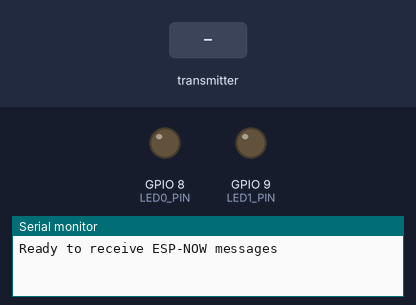
Simulated run of this sketch. Board: ESP32-S3. Parts: output pins drawn as LEDs (lit = HIGH), the last lines printed to the serial monitor. The inputs (shaded band) are chosen by the test bench.

Above: at 1.2 s.
1.3 s: the transmitter starts sending state = 1
At 2.5 s:
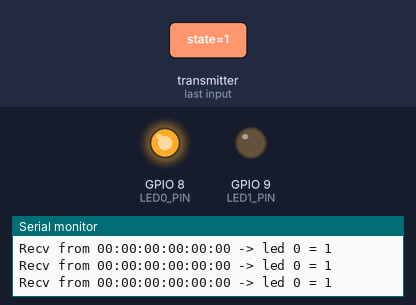
2.8 s: the transmitter starts sending ledIndex = 1
At 3.7 s:
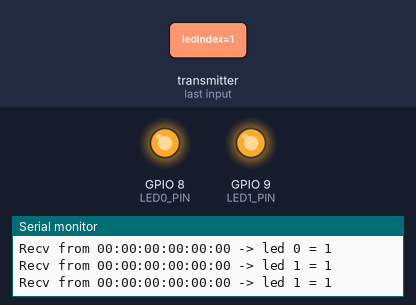
4.3 s: the transmitter starts sending state = 0
At 4.8 s:
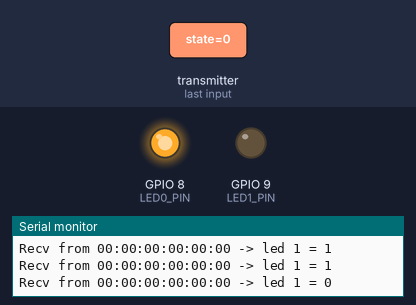
5.8 s: the transmitter starts sending ledIndex = 0
At 7.2 s:
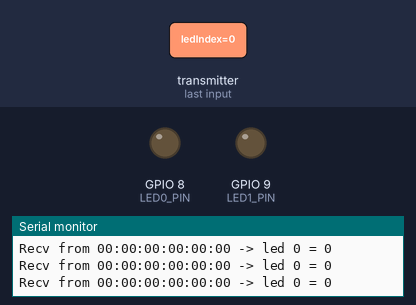
Timing chart, 0 to 8.3 s (numbered marks = the images above; inputs shaded):
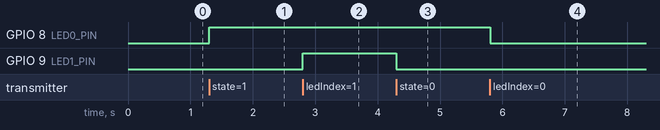

The sketch:

esp32_peer.ino
```cpp
#include <WiFi.h>
#include <esp_now.h>
#include <esp_wifi.h>

// --- CONFIG: set these to the pins for your C3 super mini LEDs ---
const int LED0_PIN = 8; // LED1
const int LED1_PIN = 9; // LED2
const int WIFI_CHANNEL = 1; // must match master

struct Msg {
  uint8_t ledIndex;
  uint8_t state;
};

void onRecv(const uint8_t * mac, const uint8_t *incomingData, int len) {
  if (len != sizeof(Msg)) return;
  Msg m;
  memcpy(&m, incomingData, sizeof(m));
  Serial.printf("Recv from %02X:%02X:%02X:%02X:%02X:%02X -> led %d = %d\n",
    mac[0],mac[1],mac[2],mac[3],mac[4],mac[5], m.ledIndex, m.state);
  int pin = (m.ledIndex == 0) ? LED0_PIN : LED1_PIN;
  digitalWrite(pin, m.state ? HIGH : LOW);
}

void setup() {
  Serial.begin(115200);
  pinMode(LED0_PIN, OUTPUT);
  pinMode(LED1_PIN, OUTPUT);

  WiFi.mode(WIFI_STA); // required for ESP-NOW receiver
  esp_wifi_set_channel(WIFI_CHANNEL, WIFI_SECOND_CHAN_NONE);

  if (esp_now_init() != ESP_OK) {
    Serial.println("ESP-NOW init failed");
    return;
  }
  esp_now_register_recv_cb(onRecv);

  Serial.println("Ready to receive ESP-NOW messages");
}

void loop() {
  // nothing here; responses handled in callback
}
```

Measured:
- after the input at 1.3 s, GPIO 8 (LED0_PIN): LOW → HIGH at once
- after the input at 2.8 s, GPIO 9 (LED1_PIN): LOW → HIGH at once
- after the input at 4.3 s, GPIO 9 (LED1_PIN): HIGH → LOW at once
- after the input at 5.8 s, GPIO 8 (LED0_PIN): HIGH → LOW at once
